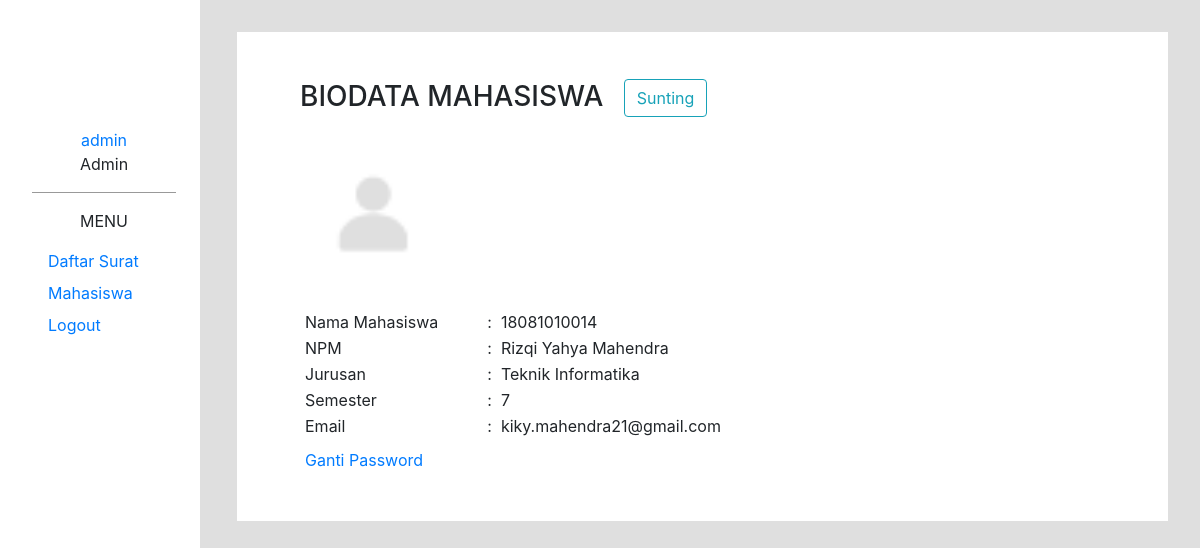
The app's page /admin/detail_mahasiswa?npm=18081010014 (signed in) with its own data.
### tables this page shows
CREATE TABLE `user` (
  `id` int(11) NOT NULL,
  `username` varchar(50) DEFAULT NULL,
  `PASSWORD` varchar(255) DEFAULT NULL
);

CREATE TABLE `mahasiswa` (
  `npm` char(20) NOT NULL,
  `pass` varchar(255) NOT NULL,
  `nama_mhs` varchar(50) NOT NULL,
  `email` varchar(50) DEFAULT NULL,
  `jurusan` varchar(50) DEFAULT NULL,
  `semester` int(11) DEFAULT NULL,
  `foto_profil` varchar(50) DEFAULT NULL
);

### admin/model.php (called while the page is built, shortened)
<?php
if (isset($_SESSION['admin']) && isset($_SESSION['username'])) {
   $username = $_SESSION['username'];
   $user = read("SELECT * FROM user WHERE username = '$username'");
}

### admin/function.php (called while the page is built, shortened)
<?php
function connection()
{
   $dbServer = 'localhost';
   $dbUser = 'root';
   $dbPass = '';
   $dbName = "sipesan";
   $conn = mysqli_connect($dbServer, $dbUser, $dbPass, $dbName);
   mysqli_select_db($conn, $dbName);
   return $conn;
}
$conn = connection();
function read($query)
{
   global $conn;
   $result = mysqli_query($conn, $query);
   $record = [];
   while ($data = mysqli_fetch_assoc($result))
      $record[] = $data;
   return $record;
}

### admin/detail_mahasiswa.php (the view, shortened to what this page needs)
<?php
require_once "function.php";
require_once "model.php";
if (isset($_GET['npm'])) {
   $npm = $_GET['npm'];
   $mahasiswa = read("SELECT * FROM mahasiswa WHERE npm = '$npm'");
}
?>
<!doctype html>
<html lang="en">
<head>
   <link rel="stylesheet" href="../css/bootstrap/bootstrap.css">
   <link rel="stylesheet" href="../css/bootstrap/bootstrap.min.css">
   <link rel="stylesheet" href="css/style.css">
</head>
<body>
   <div class="row">
      <div class="col-md-2 sidebar-outer">
         <?php require_once "sidebar.php" ?>
      </div>
      <div class="col-md-10">
         <div class="row akun-body">
            <div class="col-md-12">
               <div class="biodata-title mt-5">
                  <h3 class=" d-inline ml-5">BIODATA MAHASISWA</h3>
                  <?php foreach ($mahasiswa as $data) : ?>
                     <input type="button" class="ml-3 mt-n2 btn btn-outline-info sunting-mhs-btn" data-toggle="modal" data-target="#form-update" value="Sunting" name="update_mhs" id="update_mhs" data-npm="<?= $data['npm'] ?>" data-nama_mhs="<?= $data['nama_mhs'] ?>" data-jurusan="<?= $data['jurusan'] ?>" data-semester="<?= $data['semester'] ?>" data-email="<?= $data['email'] ?>" data-foto_profil_lama="<?= $data['foto_profil'] ?>">
                  <?php endforeach; ?>
               </div>
               <div class="profile-details mt-4 ml-5">
                  <?php foreach ($mahasiswa as $data) : ?>
                     <?php if (trim($data['foto_profil'] == '')) : ?>
                        <div class="d-flex justify-content-center overflow-hidden align-self-center mb-4" style="width: 9em; height:9em; border-radius:400em;">
                           <img class="d-inline-block align-self-center" style="width:8em;" src="../images/guest_user.png" alt="guest">
                        </div>
                     <?php else : ?>
                        <div class="d-flex justify-content-center overflow-hidden align-self-center mb-4" style="width: 9em; height:9em; border-radius:400em;">
                           <img class="d-inline-block align-self-center" style="width:9em;" src="../images/<?= $data['npm'] ?>/<?= $data['foto_profil'] ?>" alt="profile">
                        </div>
                     <?php endif; ?>
                     <table cellspacing="0px" cellpadding="1px" border="0px" class="ml-1">
                        <tr>
                           <td class="pr-5">Nama Mahasiswa</td>
                           <td align="center">:</td>
                           <td class="pl-2"><?= $data['npm']; ?></td>
                        </tr>
                        <tr>
                           <td class="pr-5">NPM</td>
                           <td align="center">:</td>
                           <td class="pl-2"><?= $data['nama_mhs'] ?></td>
                        </tr>
                        <tr>
                           <td class="pr-5">Jurusan</td>
                           <td align="center">:</td>
                           <td class="pl-2"><?= $data['jurusan'] ?></td>
                        </tr>
                        <tr>
                           <td class="pr-5">Semester</td>
                           <td align="center">:</td>
                           <td class="pl-2"><?= $data['semester'] ?></td>
                        </tr>
                        <tr>
                           <td class="pr-5">Email</td>
                           <td align="center">:</td>
                           <td class="pl-2"><?= $data['email'] ?></td>
                        </tr>
                        <tr>
                           <td colspan="3">
                              <p><a data-toggle="modal" data-target="#form-update-password" href="detail_mahasiswa?npm=<?= $data['npm'] ?>" class="pt-2 d-block card-link">Ganti Password</a></p>
                           </td>
                        </tr>
                     </table>
                  <?php endforeach; ?>
               </div>
            </div>
         </div>
      </div>
</body>
</html>

### admin/sidebar.php
<div class="col-md-2 sidebar">
   <div class=" ml-4 text-center" style="color: grey; font-size:4em;"><i class="fas fa-user-lock mr-2"></i></div>
   <?php foreach ($user as $data) : ?>
      <div class="profile d-flex flex-column">
         <a class="card-link" href=""><?= $data['username'] ?></a>
         <p>Admin</p>
      </div>
   <?php endforeach; ?>
   <div class="menu-bar p-2 d-flex flex-column">
      <p class="mt-2 align-self-center">MENU</p>
      <ul class="list-group">
         <li class="list-inline mb-2"><a href="home" class=" card-link"><i class="fas fa-envelope  mr-2"></i>Daftar Surat</a></li>
         <li class="list-inline mb-2"><a href="mahasiswa" class=" card-link"><i class="fas fa-user-graduate mr-2"></i>Mahasiswa</a></li>
         <li class="list-inline mb-2"><a href="logout" class=" card-link"><i class="fas fa-sign-out-alt mr-2"></i>Logout</a></li>
      </ul>
   </div>
</div>

### admin/css/style.css (style rules this page uses)
body .akun-body { background-color: white; margin: 2em 2em 2em 2em; padding-bottom: 2em; }
body { background-color: #dfdfdf; }
body .sidebar-outer { position: relative; }
body .sidebar-outer .sidebar { position: fixed; top: 0; left: 0; bottom: 0; background-color: white; padding: 2em 1.5em 2em 2em; }
body .sidebar-outer .sidebar .profile { border-bottom: 1px solid #999999; }
body .sidebar-outer .sidebar .profile a, body .sidebar-outer .sidebar .profile p { align-self: center; }

### records on screen
user: username "admin"
mahasiswa: npm "18081010014", nama_mhs "Rizqi Yahya Mahendra", jurusan "Teknik Informatika", semester "7", email "kiky.mahendra21@gmail.com"
